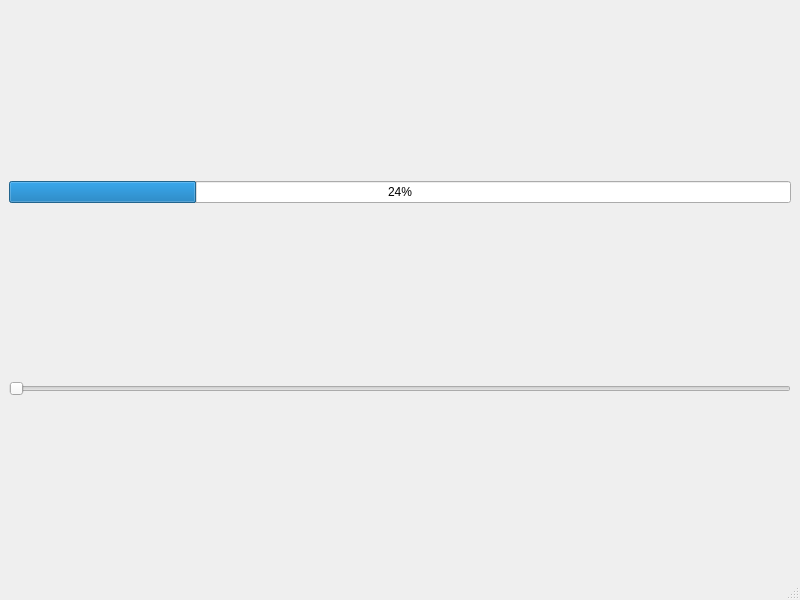
<?xml version="1.0" encoding="UTF-8"?>
<ui version="4.0">
 <class>MainWindow</class>
 <widget class="QMainWindow" name="MainWindow">
  <property name="geometry">
   <rect>
    <x>0</x>
    <y>0</y>
    <width>800</width>
    <height>600</height>
   </rect>
  </property>
  <property name="windowTitle">
   <string>MainWindow</string>
  </property>
  <widget class="QWidget" name="centralwidget">
   <layout class="QVBoxLayout" name="verticalLayout">
    <item>
     <widget class="QProgressBar" name="progressBar">
      <property name="value">
       <number>24</number>
      </property>
     </widget>
    </item>
    <item>
     <widget class="QSlider" name="horizontalSlider">
      <property name="orientation">
       <enum>Qt::Orientation::Horizontal</enum>
      </property>
     </widget>
    </item>
   </layout>
  </widget>
  <widget class="QMenuBar" name="menubar">
   <property name="geometry">
    <rect>
     <x>0</x>
     <y>0</y>
     <width>800</width>
     <height>21</height>
    </rect>
   </property>
  </widget>
  <widget class="QStatusBar" name="statusbar"/>
 </widget>
 <resources/>
 <connections>
  <connection>
   <sender>horizontalSlider</sender>
   <signal>valueChanged(int)</signal>
   <receiver>progressBar</receiver>
   <slot>setValue(int)</slot>
   <hints>
    <hint type="sourcelabel">
     <x>416</x>
     <y>391</y>
    </hint>
    <hint type="destinationlabel">
     <x>410</x>
     <y>210</y>
    </hint>
   </hints>
  </connection>
 </connections>
</ui>
